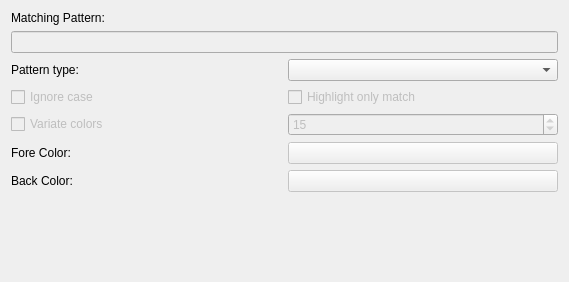
<?xml version="1.0" encoding="UTF-8"?>
<ui version="4.0">
 <class>HighlighterEdit</class>
 <widget class="QWidget" name="HighlighterEdit">
  <property name="geometry">
   <rect>
    <x>0</x>
    <y>0</y>
    <width>569</width>
    <height>282</height>
   </rect>
  </property>
  <property name="windowTitle">
   <string>Form</string>
  </property>
  <layout class="QVBoxLayout" name="verticalLayout">
   <item>
    <widget class="QLabel" name="label">
     <property name="text">
      <string>Matching Pattern: </string>
     </property>
    </widget>
   </item>
   <item>
    <widget class="QLineEdit" name="patternEdit">
     <property name="enabled">
      <bool>false</bool>
     </property>
    </widget>
   </item>
   <item>
    <layout class="QHBoxLayout" name="horizontalLayout_4">
     <item>
      <widget class="QLabel" name="label_4">
       <property name="text">
        <string>Pattern type:</string>
       </property>
      </widget>
     </item>
     <item>
      <widget class="QComboBox" name="patternTypeComboBox"/>
     </item>
    </layout>
   </item>
   <item>
    <layout class="QHBoxLayout" name="horizontalLayout">
     <item>
      <widget class="QCheckBox" name="ignoreCaseCheckBox">
       <property name="enabled">
        <bool>false</bool>
       </property>
       <property name="text">
        <string>Ignore case</string>
       </property>
       <property name="checked">
        <bool>false</bool>
       </property>
      </widget>
     </item>
     <item>
      <widget class="QCheckBox" name="onlyMatchCheckBox">
       <property name="enabled">
        <bool>false</bool>
       </property>
       <property name="text">
        <string>Highlight only match</string>
       </property>
      </widget>
     </item>
    </layout>
   </item>
   <item>
    <layout class="QHBoxLayout" name="variateColorsLayout">
     <item>
      <widget class="QCheckBox" name="variateColorsCheckBox">
       <property name="enabled">
        <bool>false</bool>
       </property>
       <property name="text">
        <string>Variate colors</string>
       </property>
      </widget>
     </item>
     <item>
      <widget class="QSpinBox" name="variationSpinBox">
       <property name="enabled">
        <bool>false</bool>
       </property>
       <property name="minimum">
        <number>5</number>
       </property>
       <property name="value">
        <number>15</number>
       </property>
      </widget>
     </item>
    </layout>
   </item>
   <item>
    <layout class="QHBoxLayout" name="horizontalLayout_3">
     <item>
      <widget class="QLabel" name="label_2">
       <property name="text">
        <string>Fore Color: </string>
       </property>
      </widget>
     </item>
     <item>
      <widget class="QPushButton" name="foreColorButton">
       <property name="enabled">
        <bool>false</bool>
       </property>
       <property name="text">
        <string/>
       </property>
      </widget>
     </item>
    </layout>
   </item>
   <item>
    <layout class="QHBoxLayout" name="horizontalLayout_2">
     <item>
      <widget class="QLabel" name="label_3">
       <property name="text">
        <string>Back Color: </string>
       </property>
      </widget>
     </item>
     <item>
      <widget class="QPushButton" name="backColorButton">
       <property name="enabled">
        <bool>false</bool>
       </property>
       <property name="text">
        <string/>
       </property>
      </widget>
     </item>
    </layout>
   </item>
   <item>
    <spacer name="verticalSpacer">
     <property name="orientation">
      <enum>Qt::Vertical</enum>
     </property>
     <property name="sizeHint" stdset="0">
      <size>
       <width>20</width>
       <height>40</height>
      </size>
     </property>
    </spacer>
   </item>
  </layout>
 </widget>
 <resources/>
 <connections/>
</ui>
